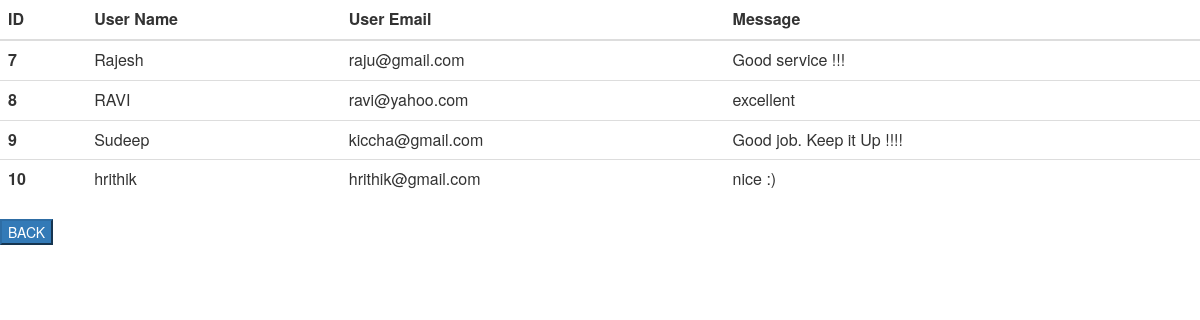
The page /admin/feedback.php (signed in) on the database its author committed.
### tables this page shows
CREATE TABLE `contact` (
  `Id` int(11) NOT NULL,
  `Name` varchar(50) NOT NULL,
  `Email` varchar(50) NOT NULL,
  `Message` varchar(100) NOT NULL
);

### admin/feedback.php (the view, shortened to what this page needs)
<?php
if(isset($_SESSION['id']))
{
    $connection=mysqli_connect("localhost","root","","dbms");
    ?>
    <html>
    <link href="//maxcdn.bootstrapcdn.com/bootstrap/3.3.0/css/bootstrap.min.css" rel="stylesheet" id="bootstrap-css">
    <body>
    <?php
    $sql="SELECT * FROM contact;";
    $result=mysqli_query($connection,$sql);
    $resultcheck=mysqli_num_rows($result);
    if($resultcheck>0)
    {
    ?>
    <table class="table">
        <thead class="thead-dark">
        <tr>
            <th scope="col">ID</th>
            <th scope="col">User Name</th>
            <th scope="col">User Email</th>
            <th scope="col"> Message</th>
        </tr>
        </thead>
        <?php
        while($row=mysqli_fetch_assoc($result))
        {
            ?>
            <tr>
                <th scope="col"><?php echo $row['Id'];?></th>
                <td><?php echo $row['Name'];?></td>
                <td><?php echo $row['Email'];?></td>
                <td><?php echo $row['Message'];?></td>
            </tr>
            <?php
        }
        }
        else
        {
            echo "<h1><center>No Data Found!!!!!!</center></h1>";
        }
        ?>
    </table>
    <a href="home.php">
        <button class="btn-primary" value="logout">BACK</button>
    </a>
    </body>
    </html>
    <?php
}
else
{
    header('Location:login.php');
}
?>

### rows shown on the page
contact: Id "7", Name "Rajesh", Email "raju@gmail.com", Message "Good service !!!"
contact: Id "8", Name "RAVI", Email "ravi@yahoo.com", Message "excellent"
contact: Id "9", Name "Sudeep", Email "kiccha@gmail.com", Message "Good job. Keep it Up !!!!"
contact: Id "10", Name "hrithik", Email "hrithik@gmail.com", Message "nice :)"
